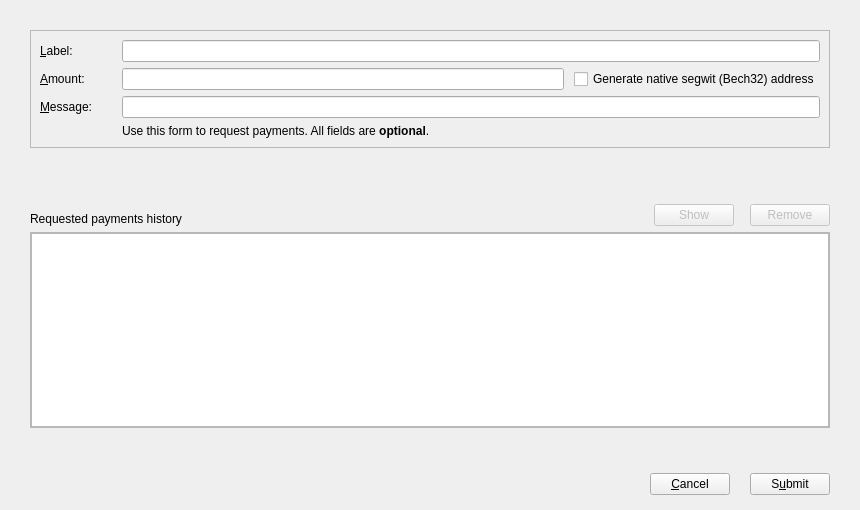
<?xml version="1.0" encoding="UTF-8"?>
<ui version="4.0">
 <class>ReceiveCoinsDialog</class>
 <widget class="QWidget" name="ReceiveCoinsDialog">
  <property name="geometry">
   <rect>
    <x>0</x>
    <y>0</y>
    <width>860</width>
    <height>510</height>
   </rect>
  </property>
  <property name="windowTitle">
   <string>Request payment</string>
  </property>
  <layout class="QVBoxLayout" name="verticalLayout">
   <property name="spacing">
    <number>0</number>
   </property>
   <property name="leftMargin">
    <number>0</number>
   </property>
   <property name="topMargin">
    <number>0</number>
   </property>
   <property name="rightMargin">
    <number>0</number>
   </property>
   <property name="bottomMargin">
    <number>0</number>
   </property>
   <item>
    <widget class="QWidget" name="widgetPayment" native="true">
     <layout class="QVBoxLayout" name="verticalLayout_3">
      <property name="leftMargin">
       <number>30</number>
      </property>
      <property name="topMargin">
       <number>30</number>
      </property>
      <property name="rightMargin">
       <number>30</number>
      </property>
      <property name="bottomMargin">
       <number>30</number>
      </property>
      <item>
       <widget class="QFrame" name="frameRequest">
        <property name="sizePolicy">
         <sizepolicy hsizetype="Preferred" vsizetype="Fixed">
          <horstretch>0</horstretch>
          <verstretch>0</verstretch>
         </sizepolicy>
        </property>
        <property name="frameShape">
         <enum>QFrame::StyledPanel</enum>
        </property>
        <property name="frameShadow">
         <enum>QFrame::Sunken</enum>
        </property>
        <layout class="QHBoxLayout" name="horizontalLayout_4">
         <property name="leftMargin">
          <number>9</number>
         </property>
         <property name="topMargin">
          <number>9</number>
         </property>
         <property name="rightMargin">
          <number>9</number>
         </property>
         <property name="bottomMargin">
          <number>9</number>
         </property>
         <item>
          <layout class="QGridLayout" name="gridLayout">
           <property name="horizontalSpacing">
            <number>15</number>
           </property>
           <item row="3" column="0">
            <widget class="QLabel" name="label_2">
             <property name="toolTip">
              <string>An optional label to associate with the new receiving address.</string>
             </property>
             <property name="text">
              <string>&amp;Label:</string>
             </property>
             <property name="buddy">
              <cstring>reqLabel</cstring>
             </property>
            </widget>
           </item>
           <item row="5" column="0">
            <widget class="QLabel" name="label_3">
             <property name="toolTip">
              <string>An optional message to attach to the payment request, which will be displayed when the request is opened. Note: The message will not be sent with the payment over the KPG network.</string>
             </property>
             <property name="text">
              <string>&amp;Message:</string>
             </property>
             <property name="buddy">
              <cstring>reqMessage</cstring>
             </property>
            </widget>
           </item>
           <item row="5" column="2">
            <widget class="QLineEdit" name="reqMessage">
             <property name="toolTip">
              <string>An optional message to attach to the payment request, which will be displayed when the request is opened. Note: The message will not be sent with the payment over the KPG network.</string>
             </property>
            </widget>
           </item>
           <item row="3" column="2">
            <widget class="QLineEdit" name="reqLabel">
             <property name="toolTip">
              <string>An optional label to associate with the new receiving address.</string>
             </property>
            </widget>
           </item>
           <item row="4" column="0">
            <widget class="QLabel" name="label">
             <property name="toolTip">
              <string>An optional amount to request. Leave this empty or zero to not request a specific amount.</string>
             </property>
             <property name="text">
              <string>&amp;Amount:</string>
             </property>
             <property name="buddy">
              <cstring>reqAmount</cstring>
             </property>
            </widget>
           </item>
           <item row="4" column="2">
            <layout class="QHBoxLayout" name="horizontalLayout_5">
             <property name="spacing">
              <number>10</number>
             </property>
             <item>
              <widget class="BitcoinAmountField" name="reqAmount">
               <property name="sizePolicy">
                <sizepolicy hsizetype="Expanding" vsizetype="Fixed">
                 <horstretch>0</horstretch>
                 <verstretch>0</verstretch>
                </sizepolicy>
               </property>
               <property name="minimumSize">
                <size>
                 <width>80</width>
                 <height>0</height>
                </size>
               </property>
               <property name="toolTip">
                <string>An optional amount to request. Leave this empty or zero to not request a specific amount.</string>
               </property>
              </widget>
             </item>
             <item>
              <widget class="QCheckBox" name="useBech32">
               <property name="sizePolicy">
                <sizepolicy hsizetype="Fixed" vsizetype="Fixed">
                 <horstretch>0</horstretch>
                 <verstretch>0</verstretch>
                </sizepolicy>
               </property>
               <property name="maximumSize">
                <size>
                 <width>1000</width>
                 <height>16777215</height>
                </size>
               </property>
               <property name="focusPolicy">
                <enum>Qt::StrongFocus</enum>
               </property>
               <property name="toolTip">
                <string>Native segwit addresses (aka Bech32 or BIP-173) reduce your transaction fees later on and offer better protection against typos, but old wallets don't support them. When unchecked, an address compatible with older wallets will be created instead.</string>
               </property>
               <property name="text">
                <string>Generate native segwit (Bech32) address</string>
               </property>
              </widget>
             </item>
            </layout>
           </item>
           <item row="7" column="0" colspan="3">
            <spacer name="verticalSpacer">
             <property name="orientation">
              <enum>Qt::Vertical</enum>
             </property>
             <property name="sizeHint" stdset="0">
              <size>
               <width>20</width>
               <height>0</height>
              </size>
             </property>
            </spacer>
           </item>
           <item row="6" column="2">
            <widget class="QLabel" name="label_5">
             <property name="text">
              <string>Use this form to request payments. All fields are &lt;b&gt;optional&lt;/b&gt;.</string>
             </property>
            </widget>
           </item>
          </layout>
         </item>
        </layout>
       </widget>
      </item>
      <item>
       <spacer name="verticalSpacer_2">
        <property name="orientation">
         <enum>Qt::Vertical</enum>
        </property>
        <property name="sizeType">
         <enum>QSizePolicy::Fixed</enum>
        </property>
        <property name="sizeHint" stdset="0">
         <size>
          <width>10</width>
          <height>50</height>
         </size>
        </property>
       </spacer>
      </item>
      <item>
       <layout class="QHBoxLayout" name="horizontalLayout_2">
        <item>
         <widget class="QLabel" name="label_6">
          <property name="font">
           <font>
            <weight>50</weight>
            <bold>false</bold>
           </font>
          </property>
          <property name="text">
           <string>Requested payments history</string>
          </property>
          <property name="alignment">
           <set>Qt::AlignBottom|Qt::AlignLeading|Qt::AlignLeft</set>
          </property>
         </widget>
        </item>
        <item>
         <spacer name="horizontalSpacer_3">
          <property name="orientation">
           <enum>Qt::Horizontal</enum>
          </property>
          <property name="sizeType">
           <enum>QSizePolicy::Expanding</enum>
          </property>
          <property name="sizeHint" stdset="0">
           <size>
            <width>70</width>
            <height>20</height>
           </size>
          </property>
         </spacer>
        </item>
        <item>
         <widget class="QtumPushButton" name="showRequestButton">
          <property name="enabled">
           <bool>false</bool>
          </property>
          <property name="toolTip">
           <string>Show the selected request (does the same as double clicking an entry)</string>
          </property>
          <property name="text">
           <string>Show</string>
          </property>
          <property name="icon">
           <iconset resource="../bitcoin.qrc">
            <normaloff>:/icons/show</normaloff>:/icons/show</iconset>
          </property>
          <property name="iconSize">
           <size>
            <width>22</width>
            <height>16</height>
           </size>
          </property>
          <property name="autoDefault">
           <bool>false</bool>
          </property>
         </widget>
        </item>
        <item>
         <spacer name="horizontalSpacer_4">
          <property name="orientation">
           <enum>Qt::Horizontal</enum>
          </property>
          <property name="sizeType">
           <enum>QSizePolicy::Fixed</enum>
          </property>
          <property name="sizeHint" stdset="0">
           <size>
            <width>10</width>
            <height>20</height>
           </size>
          </property>
         </spacer>
        </item>
        <item>
         <widget class="QtumPushButton" name="removeRequestButton">
          <property name="enabled">
           <bool>false</bool>
          </property>
          <property name="toolTip">
           <string>Remove the selected entries from the list</string>
          </property>
          <property name="text">
           <string>Remove</string>
          </property>
          <property name="icon">
           <iconset resource="../bitcoin.qrc">
            <normaloff>:/icons/remove</normaloff>:/icons/remove</iconset>
          </property>
          <property name="autoDefault">
           <bool>false</bool>
          </property>
         </widget>
        </item>
       </layout>
      </item>
      <item>
       <widget class="QFrame" name="frame">
        <property name="sizePolicy">
         <sizepolicy hsizetype="Preferred" vsizetype="Expanding">
          <horstretch>0</horstretch>
          <verstretch>0</verstretch>
         </sizepolicy>
        </property>
        <property name="frameShape">
         <enum>QFrame::StyledPanel</enum>
        </property>
        <property name="frameShadow">
         <enum>QFrame::Raised</enum>
        </property>
        <layout class="QVBoxLayout" name="verticalLayout_2">
         <property name="spacing">
          <number>0</number>
         </property>
         <property name="leftMargin">
          <number>0</number>
         </property>
         <property name="topMargin">
          <number>0</number>
         </property>
         <property name="rightMargin">
          <number>0</number>
         </property>
         <property name="bottomMargin">
          <number>0</number>
         </property>
         <item>
          <widget class="QTableView" name="recentRequestsView">
           <property name="contextMenuPolicy">
            <enum>Qt::CustomContextMenu</enum>
           </property>
           <property name="tabKeyNavigation">
            <bool>false</bool>
           </property>
           <property name="sortingEnabled">
            <bool>true</bool>
           </property>
          </widget>
         </item>
        </layout>
       </widget>
      </item>
     </layout>
    </widget>
   </item>
   <item>
    <widget class="QWidget" name="buttonsContainerWhite" native="true">
     <layout class="QVBoxLayout" name="verticalLayout_4">
      <property name="leftMargin">
       <number>30</number>
      </property>
      <property name="topMargin">
       <number>15</number>
      </property>
      <property name="rightMargin">
       <number>30</number>
      </property>
      <property name="bottomMargin">
       <number>15</number>
      </property>
      <item>
       <layout class="QHBoxLayout" name="horizontalLayout_3">
        <property name="spacing">
         <number>20</number>
        </property>
        <item>
         <spacer name="horizontalSpacer">
          <property name="orientation">
           <enum>Qt::Horizontal</enum>
          </property>
          <property name="sizeHint" stdset="0">
           <size>
            <width>40</width>
            <height>20</height>
           </size>
          </property>
         </spacer>
        </item>
        <item>
         <widget class="QPushButton" name="cancelButton">
          <property name="text">
           <string>&amp;Cancel</string>
          </property>
         </widget>
        </item>
        <item>
         <widget class="QPushButton" name="receiveButton">
          <property name="text">
           <string>S&amp;ubmit</string>
          </property>
         </widget>
        </item>
       </layout>
      </item>
     </layout>
    </widget>
   </item>
  </layout>
 </widget>
 <customwidgets>
  <customwidget>
   <class>BitcoinAmountField</class>
   <extends>QLineEdit</extends>
   <header>qt/bitcoinamountfield.h</header>
   <container>1</container>
  </customwidget>
  <customwidget>
   <class>QtumPushButton</class>
   <extends>QPushButton</extends>
   <header>qt/qtumpushbutton.h</header>
  </customwidget>
 </customwidgets>
 <tabstops>
  <tabstop>showRequestButton</tabstop>
  <tabstop>removeRequestButton</tabstop>
 </tabstops>
 <resources>
  <include location="../bitcoin.qrc"/>
 </resources>
 <connections/>
</ui>
